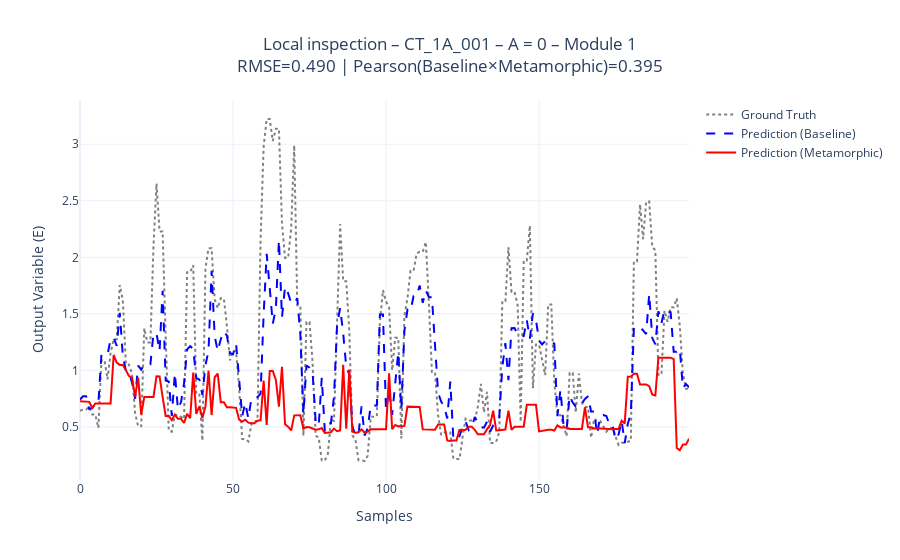
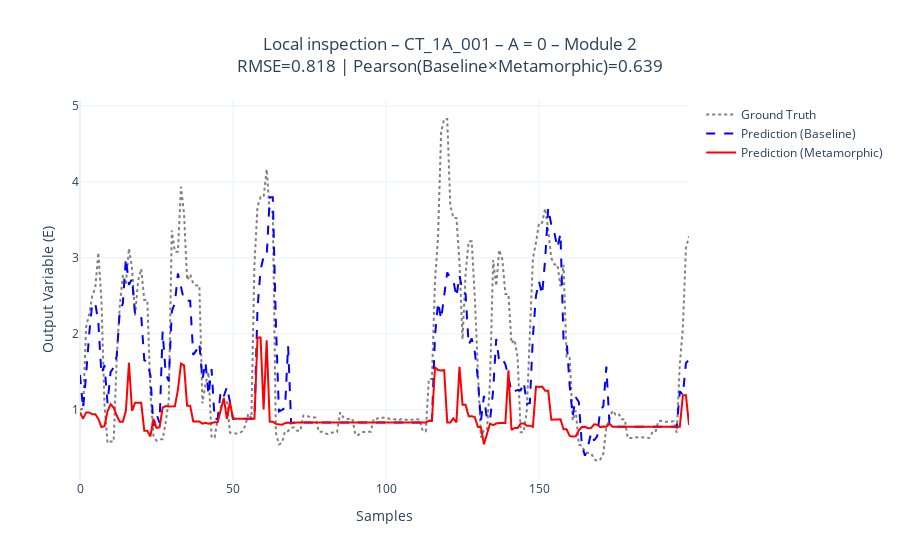
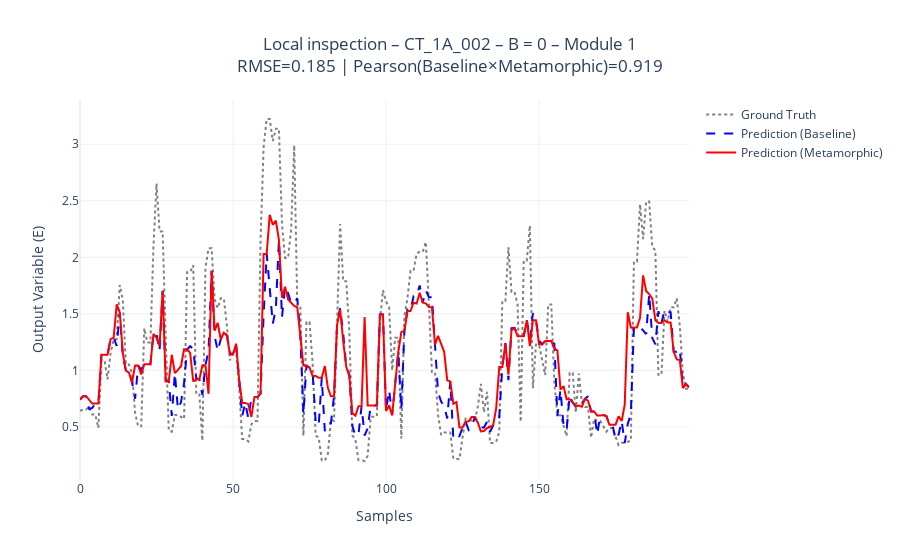
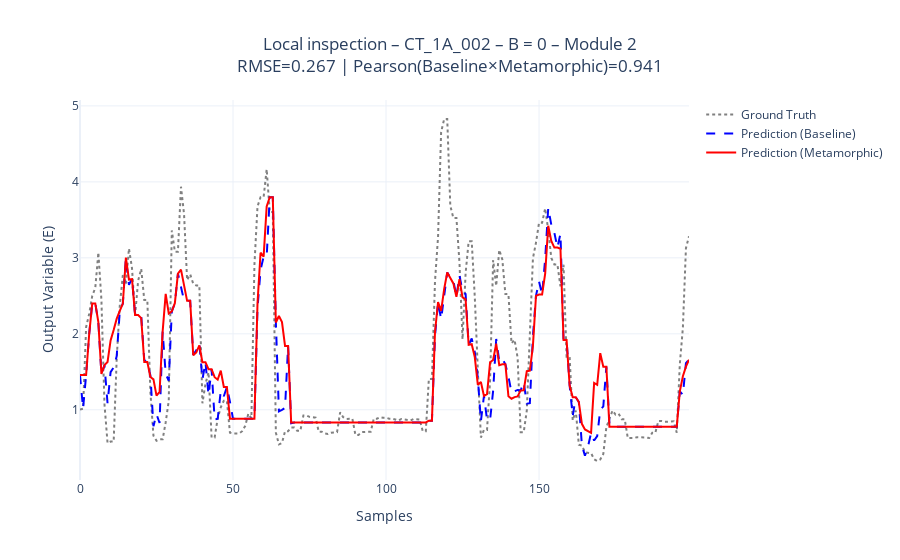

Source (notebook cell) for these figures, in order:
### Markdown cell above
##  Zero Value Tests

### Code cell
print("\n=== LEVEL 1 – Variables equal to Zero - METAMORPHIC TESTS ===")
for nome, t in testes_exclusivos.items():
    for fuel, module_name, df in [
        ("ethanol", "Module 1", df_ethanol),
        ("gasoline", "Module 2", df_gasoline)
    ]:
        executar_teste_plotly(
            df_original=df,
            df_modificado=t(df.copy()),
            modelo_afr=modelos[fuel]["afr"],
            modelo_maf=modelos[fuel]["maf"],
            fuel=fuel,                 
            nome_ct=f"{nome} – {module_name}"
        )

### Figure 1 — Plotly figure (JSON) as saved in the notebook; plotly's stock layout.template omitted (floating-point values rounded to 4 significant figures; data arrays with more than 128 entries replaced by an {"elided": "..."} marker saying what was removed)
{"data": [{"line": {"color": "gray", "dash": "dot"}, "name": "Ground Truth", "type": "scatter", "y": {"elided": "200 float values"}}, {"line": {"color": "blue", "dash": "dash"}, "name": "Prediction (Baseline)", "type": "scatter", "y": {"elided": "200 float values"}}, {"line": {"color": "red"}, "name": "Prediction (Metamorphic)", "type": "scatter", "y": {"elided": "200 float values"}}], "layout": {"title": {"text": "Local inspection – CT_1A_001 – A = 0 – Module 1<br>RMSE=0.490 | Pearson(Baseline×Metamorphic)=0.395", "x": 0.5}, "xaxis": {"title": {"text": "Samples"}}, "yaxis": {"title": {"text": "Output Variable (E)"}}}}

### Figure 2 — Plotly figure (JSON) as saved in the notebook; plotly's stock layout.template omitted (floating-point values rounded to 4 significant figures; data arrays with more than 128 entries replaced by an {"elided": "..."} marker saying what was removed)
{"data": [{"line": {"color": "gray", "dash": "dot"}, "name": "Ground Truth", "type": "scatter", "y": {"elided": "200 float values"}}, {"line": {"color": "blue", "dash": "dash"}, "name": "Prediction (Baseline)", "type": "scatter", "y": {"elided": "200 float values"}}, {"line": {"color": "red"}, "name": "Prediction (Metamorphic)", "type": "scatter", "y": {"elided": "200 float values"}}], "layout": {"title": {"text": "Local inspection – CT_1A_001 – A = 0 – Module 2<br>RMSE=0.818 | Pearson(Baseline×Metamorphic)=0.639", "x": 0.5}, "xaxis": {"title": {"text": "Samples"}}, "yaxis": {"title": {"text": "Output Variable (E)"}}}}

### Figure 3 — Plotly figure (JSON) as saved in the notebook; plotly's stock layout.template omitted (floating-point values rounded to 4 significant figures; data arrays with more than 128 entries replaced by an {"elided": "..."} marker saying what was removed)
{"data": [{"line": {"color": "gray", "dash": "dot"}, "name": "Ground Truth", "type": "scatter", "y": {"elided": "200 float values"}}, {"line": {"color": "blue", "dash": "dash"}, "name": "Prediction (Baseline)", "type": "scatter", "y": {"elided": "200 float values"}}, {"line": {"color": "red"}, "name": "Prediction (Metamorphic)", "type": "scatter", "y": {"elided": "200 float values"}}], "layout": {"title": {"text": "Local inspection – CT_1A_002 – B = 0 – Module 1<br>RMSE=0.185 | Pearson(Baseline×Metamorphic)=0.919", "x": 0.5}, "xaxis": {"title": {"text": "Samples"}}, "yaxis": {"title": {"text": "Output Variable (E)"}}}}

### Figure 4 — Plotly figure (JSON) as saved in the notebook; plotly's stock layout.template omitted (floating-point values rounded to 4 significant figures; data arrays with more than 128 entries replaced by an {"elided": "..."} marker saying what was removed)
{"data": [{"line": {"color": "gray", "dash": "dot"}, "name": "Ground Truth", "type": "scatter", "y": {"elided": "200 float values"}}, {"line": {"color": "blue", "dash": "dash"}, "name": "Prediction (Baseline)", "type": "scatter", "y": {"elided": "200 float values"}}, {"line": {"color": "red"}, "name": "Prediction (Metamorphic)", "type": "scatter", "y": {"elided": "200 float values"}}], "layout": {"title": {"text": "Local inspection – CT_1A_002 – B = 0 – Module 2<br>RMSE=0.267 | Pearson(Baseline×Metamorphic)=0.941", "x": 0.5}, "xaxis": {"title": {"text": "Samples"}}, "yaxis": {"title": {"text": "Output Variable (E)"}}}}
